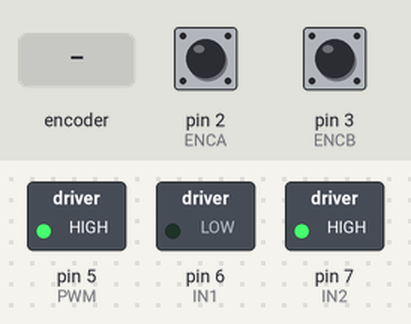
A sketch run on a simulated Arduino Uno, built with avr-gcc and run on an emulated ATmega328P. Parts: switched loads named in the sketch (green lamp = pin HIGH). Inputs (shaded band) come from the test bench; at power-on: pin 2 (ENCA) HIGH, pin 3 (ENCB) HIGH. What the sketch prints to the serial monitor is not drawn.

Above: at 1.2 s.
1.3 s: rotary encoder on pin 2 (ENCA) / pin 3 (ENCB) turned 1 step (first pin leading)
4.5 s: rotary encoder on pin 2 (ENCA) / pin 3 (ENCB) turned 2 steps (second pin leading)
Timing chart, 0 to 7.5 s (numbered marks = the images above; inputs shaded):
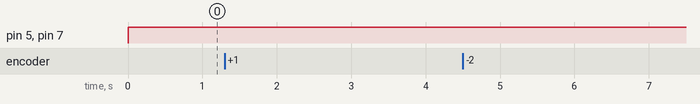

The sketch:

Velocity_Control.ino
```cpp
#include <util/atomic.h>

// Pins
#define ENCA 2
#define ENCB 3
#define PWM 5
#define IN1 6
#define IN2 7

long prevT = 0;
int posPrev = 0;
volatile int pos_i = 0;
volatile float velocity_i = 0;
volatile long prevT_i = 0;

float uprev=0;
float eprev=0;
float uprev2=0;
float eprev2=0;


float eintegral = 0;

void setup() {
  Serial.begin(2000000);

  pinMode(ENCA,INPUT);
  pinMode(ENCB,INPUT);
  pinMode(PWM,OUTPUT);
  pinMode(IN1,OUTPUT);
  pinMode(IN2,OUTPUT);

  attachInterrupt(digitalPinToInterrupt(ENCA),
                  readEncoder,RISING);
}

void loop() {


  int pos = 0;
  float velocity2 = 0;
  ATOMIC_BLOCK(ATOMIC_RESTORESTATE){
    pos = pos_i;
    velocity2 = velocity_i;
  }
//method 1
  long currT = micros();
  float deltaT = ((float) (currT-prevT))/1.0e6;
  float velocity1 = (pos - posPrev)/deltaT;
  posPrev = pos;
  prevT = currT;

  float v1 = velocity1/10;
  float v2 = velocity2/10;

// TARGET
  float vt = 30*25;

  float kp = 1.5;
  float ki = 5;


  float e = -vt+v2;
  eintegral = eintegral + e*deltaT;

// without controller
//   float u = e;
   // lead
//  float u = 0.8215*uprev+2.54*(e-0.9226*eprev);
// leag lad
  float u=1.8213*uprev-0.8213*uprev2+2.54*(e-1.9064*eprev+0.9077*eprev2);
// PID
// float u = kp*e + ki*eintegral;


  int dir = 1;
  if (u<0){
    dir = -1;
  }
  int pwr = (int) fabs(u);
  if(pwr > 255){
    pwr = 255;
  }

  setMotor(dir,pwr,PWM,IN1,IN2);

  Serial.print(vt/25);
  Serial.print(" ,");
  Serial.print(v2/25);
  Serial.println();

  delay(1);

    uprev2=uprev;
    eprev2=eprev;
    uprev=u;
    eprev=e;


}

void setMotor(int dir, int pwmVal, int pwm, int in1, int in2){
  analogWrite(pwm,pwmVal); // Motor speed
  if(dir == 1){
    digitalWrite(in1,HIGH);
    digitalWrite(in2,LOW);
  }
  else if(dir == -1){
    // Turn the other way
    digitalWrite(in1,LOW);
    digitalWrite(in2,HIGH);
  }
  else{
    // Or dont turn
    digitalWrite(in1,LOW);
    digitalWrite(in2,LOW);
  }
}

void readEncoder(){
  // Read encoder B when ENCA rises
  int b = digitalRead(ENCB);
  int increment = 0;
  if(b>0){
    increment = 1;
  }
  else{
    increment = -1;
  }
  pos_i = pos_i + increment;
//method 2
  long currT = micros();
  float deltaT = ((float) (currT - prevT_i))/1.0e6;
  velocity_i = increment/deltaT;
  prevT_i = currT;
}
```

Measured:
- after the input at 4.5 s, pin 5 (PWM): stays HIGH (without the input it goes to HIGH after 2.5 s)
